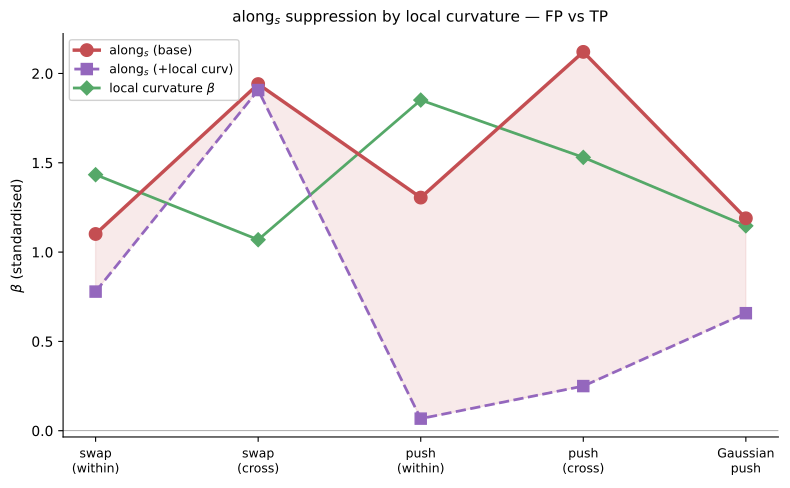

Here is the Python script that generated this plot:
"""along_s beta reduction — FP vs TP only.

Shows along_s beta in base model vs after adding local curvature.
Uses local_gap_frac consistently across all strategies.

Usage:
    python figures/fig4_along_beta_reduction_fptp_only.py [--csv PATH]
"""
import argparse, warnings
import numpy as np
import pandas as pd
from sklearn.linear_model import LogisticRegression
import matplotlib
matplotlib.use("Agg")
import matplotlib.pyplot as plt

warnings.filterwarnings("ignore")

BUCKETS = ["STR_swap_within", "STR_swap_cross",
           "STR_push_within", "STR_push_cross", "Gaussian_push"]
BUCKET_LABELS = {
    "STR_swap_within": "swap\n(within)", "STR_swap_cross": "swap\n(cross)",
    "STR_push_within": "push\n(within)", "STR_push_cross": "push\n(cross)",
    "Gaussian_push": "Gaussian\npush",
}
CURV_FEAT = "local_gap_frac"


def _strat_bucket(row):
    push = str(row["push_site"]) if pd.notna(row.get("push_site")) else ""
    strategy = str(row["strategy"]) if pd.notna(row.get("strategy")) else ""
    base, target = row.get("base_task"), row.get("target_task")
    within = pd.notna(target) and base == target
    if push == "input": return f"STR_swap_{'within' if within else 'cross'}"
    if push == "self": return f"{strategy}_self"
    if strategy == "STR": return f"STR_push_{'within' if within else 'cross'}"
    return f"{strategy}_push"


def build_moderate_band(df, bucket):
    sub = df[df["bucket"] == bucket].copy()
    ic = sub[sub["in_base_circuit"] == True]
    oc = sub[sub["in_base_circuit"] == False]
    thr = ic.groupby("combo")["abs_NIE"].median().to_dict()
    def above(row):
        t = thr.get(row["combo"])
        return t is not None and pd.notna(row["abs_NIE"]) and row["abs_NIE"] >= t
    pool = pd.concat([ic, oc])
    pool = pool[pool.apply(above, axis=1)].copy()
    med = pool["abs_NIE"].median()
    pool = pool[pool["abs_NIE"] <= med].copy()
    pool["label"] = (~pool["in_base_circuit"]).astype(float)
    return pool


def zscore(df, feats):
    out = df.copy()
    for f in feats:
        out[f"z_{f}"] = out.groupby("combo")[f].transform(
            lambda s: (s - s.mean()) / (s.std() + 1e-12))
    return out


def fit_model(df, feats):
    z = [f"z_{f}" for f in feats]
    X = df[z].values.astype(float)
    y = df["label"].values
    lr = LogisticRegression(max_iter=2000, C=10.0)
    lr.fit(X, y)
    return {f: lr.coef_[0][i] for i, f in enumerate(feats)}


def main():
    ap = argparse.ArgumentParser()
    ap.add_argument("--csv", default="interaction_analysis_ripplefull/rows.csv")
    ap.add_argument("--out", default="figures/fig4_along_beta_reduction_fptp_only.pdf")
    args = ap.parse_args()

    df = pd.read_csv(args.csv)
    df["bucket"] = df.apply(_strat_bucket, axis=1)

    x = np.arange(len(BUCKETS))
    along_base, along_curv, curv_beta = [], [], []

    for bk in BUCKETS:
        pool = build_moderate_band(df, bk)
        is_cross = "cross" in bk
        base_feats = ["orth_base", "along_nonbase_max"]
        if is_cross:
            base_feats.append("along_target")
        required = base_feats + [CURV_FEAT]
        pool = pool.dropna(subset=required + ["label", "combo"])
        pool = zscore(pool, required)
        for f in required:
            pool = pool[np.isfinite(pool[f])]

        betas_b = fit_model(pool, base_feats)
        along_base.append(betas_b["along_nonbase_max"])

        betas_c = fit_model(pool, base_feats + [CURV_FEAT])
        along_curv.append(betas_c["along_nonbase_max"])
        curv_beta.append(betas_c[CURV_FEAT])

    fig, ax = plt.subplots(figsize=(8, 5))
    ax.plot(x, along_base, color="#C44E52", marker="o", ls="-", lw=2.5,
            markersize=9, zorder=4, label=r"$\mathrm{along}_s$ (base)")
    ax.plot(x, along_curv, color="#9467BD", marker="s", ls="--", lw=2.0,
            markersize=8, zorder=4, label=r"$\mathrm{along}_s$ (+local curv)")
    ax.plot(x, curv_beta, color="#55A868", marker="D", ls="-", lw=2.0,
            markersize=7, zorder=3, label=r"local curvature $\beta$")
    ax.fill_between(x, along_base, along_curv, color="#C44E52", alpha=0.12, zorder=1)

    ax.axhline(0, color="grey", ls="-", lw=0.5, zorder=0)
    ax.set_xticks(x)
    ax.set_xticklabels([BUCKET_LABELS[bk] for bk in BUCKETS], fontsize=9)
    ax.set_ylabel(r"$\beta$ (standardised)", fontsize=10)
    ax.set_title(r"$\mathrm{along}_s$ suppression by local curvature — FP vs TP", fontsize=11, pad=8)
    ax.legend(fontsize=9, loc="upper left", framealpha=0.9)
    ax.spines["top"].set_visible(False)
    ax.spines["right"].set_visible(False)

    fig.tight_layout()
    fig.savefig(args.out, dpi=200, bbox_inches="tight")
    print(f"Saved {args.out}")


if __name__ == "__main__":
    main()
